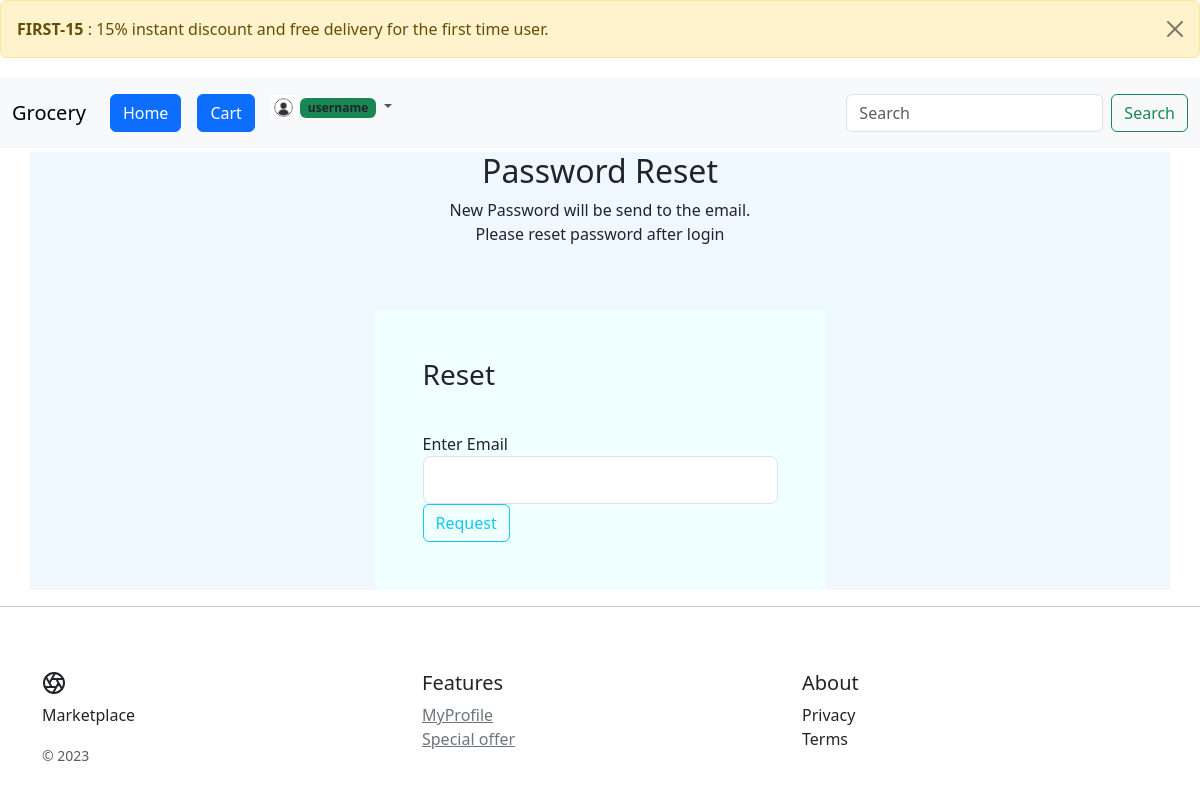
The app's page /user/forgetpsw (signed in) with its own data.
### grocery/models.py (models this page shows)
class Users(db.Model, UserMixin):
    __tablename__ = 'user'
    id = db.Column(db.Integer, primary_key=True)
    name = db.Column(db.String(50), nullable=False)
    email = db.Column(db.String(120), unique=True, nullable=False)
    username = db.Column(db.String(120), unique=True, nullable=False)
    password = db.Column(db.String(120), nullable=False)
    address = db.Column(db.String(255), nullable=False)
    image_file = db.Column(db.String(50), nullable=False, default='/img/user/avator.png')
    '''@property
    def password(self):
        raise AttributeError('Password is not visual')
    @password.setter
    def password(self, password):
        self.password = generate_password_hash(password)
    def verify_password(self, password):
        return check_password_hash(self.password, password)

    def get_reset_token(self, expires_sec=1800):
        s = Serializer(app.config['SECRET_KEY'],expires_sec)
        return s.dumps({'user_id':self.id})

    @staticmethod
    def verify_reset_token(token):
        s = Serializer(app.config['SECRET_KEY'])
        try:
            user_id = s.loads(token)['user_id']
        except:
            return None
        return Users.query.get(user_id)

    def __repr__(self):
        return '<Name %r>' % self.name'''

### grocery/routes.py (the view, shortened to what this page needs)
@app.route('/user/forgetpsw', methods=['GET', 'POST'])
def forget_psw():
    form = UserForgetPswForm()
    return render_template('user-forgetpsw.html',form=form)

### grocery/forms.py (shortened to what this page needs)
class UserForgetPswForm(FlaskForm):
    email = EmailField(label='Enter Email', validators=[DataRequired()])
    submit = SubmitField('Request')

### grocery/models.py (called while the page is built)
@login_manager.user_loader
def load_user(user_id):
    return Users.query.get(int(user_id))

### grocery/templates/user-forgetpsw.html (shortened to what this page needs)
{% extends 'base.html' %}
{% block border %}
<body>
{% endblock border %}
{% block body %}
<section class="ftco-section">
    <div class="container" style="background-color: aliceblue;">
        <div class="row justify-content-center">
            <div class="col-md-6 text-center mb-5">
                <h2 class="heading-section">Password Reset</h2>
                <p class="content">New Password will be send to the email.<br> Please reset password after login</p>
            </div>
        </div>
        <div class="row justify-content-center">
            <div class="col-md-7 col-lg-5">
                <div class="wrap" style="background-color: azure;">
                    <div class="login-wrap p-4 p-md-5">
                        <div class="d-flex">
                            <div class="w-100">
                                <h3 class="mb-4">Reset</h3>
                            </div>
                        </div>
                        <form action="" class="signin-form" method="post">
                            <div class="form-group mt-3">
                                {{form.email.label(class="form-control-label")}}
                                {{form.email(class="form-control form-control-lg")}}
                            </div>
                            <div class="form-group">
                                {{form.submit(class="btn btn-outline-info")}}
                            </div>
                        </form>
                    </div>
                </div>
            </div>
        </div>
    </div>
</section>
{% endblock body %}

### grocery/templates/base.html (shortened to what this page needs)
<!doctype html>
<html lang="en" data-bs-theme="auto">
  <head>
    <link href="{{url_for('static',filename='css/bootstrap.min.css')}}" rel="stylesheet">
  </head>
{% block border %}
{% endblock border %}
<div class="alert alert-warning alert-dismissible fade show" role="alert">
  <strong>FIRST-15</strong> : 15% instant discount and free delivery for the first time user.
  <button type="button" class="btn-close" data-bs-dismiss="alert" aria-label="Close"></button>
</div>
<header class="site-header sticky-top py-1">
  <nav class="navbar navbar-expand-lg navbar-light bg-light">
    <div class="container-fluid">
      <a class="navbar-brand" href="{{url_for('home')}}">Grocery</a>
      <div class="collapse navbar-collapse" id="navbarSupportedContent">
        <ul class="navbar-nav me-auto mb-2 mb-lg-0">
          <li class="nav-item">
            <a class="nav-link active" aria-current="page" href="{{url_for('home')}}"><button type="button"
                class="btn btn-primary">Home</button></a>
          </li>
          <li class="nav-item">
            <a class="nav-link" href="{{url_for('checkout')}}"><button type="button" class="btn btn-primary">Cart
            </button></a>
          </li>
          <li class="nav-item dropdown">
            <a class="nav-link dropdown-toggle" href="{{url_for('myaccount')}}" id="navbarDropdown" role="button" data-bs-toggle="dropdown" aria-expanded="false">
              {% if current_user.is_authenticated %}
              <span><img src={{url_for('static',filename=current_user.image_file)}} alt="img" width="25px" height="25px"> </span>
              <span class="badge bg-success text-dark">{{current_user.username}}</span>
              {% else %}
              <span class="badge bg-info text-dark">Profile</span>
              {% endif %}
            </a>
        </ul>
        <form class="d-flex" method="post" action="/search">
          <input name="search" class="form-control me-2" type="search" placeholder="Search" aria-label="Search">
          <button class="btn btn-outline-success" type="submit">Search</button>
        </form>
      </div>
    </div>
  </nav>
</header>
{% block body %}
{% endblock body %}
<hr/>
<footer class="container py-5">
    <div class="row">
      <div class="col-12 col-md">
        <p>Marketplace</p>
        <small class="d-block mb-3 text-body-secondary">&copy; 2023</small>
      </div>
      <div class="col-6 col-md">
        <h5>Features</h5>
        <ul class="list-unstyled text-small">
          <li><a class="link-secondary" href="{{url_for('myaccount')}}">
            MyProfile
          </a></li>
          <li><a class="link-secondary" href="{{url_for('today')}}">
            Special offer
          </a></li>
        </ul>
      </div>
      <div class="col-6 col-md">
        <h5>About</h5>
        <ul class="list-unstyled text-small">
          <li><div class="popup" onclick="myFunction()">Privacy
          </div></li>
          <li><div class="popup" onclick="myFunction01()">Terms
          </div></li>
        </ul>
      </div>
    </div>
  </footer>
    </body>
  </html>

### grocery/templates/base.html (style rules this page uses)
.popup { position: relative; display: inline-block; cursor: pointer; -webkit-user-select: none; -moz-user-select: none; -ms-user-select: none; user-select: none; }

### records on screen
Users: image_file (picture), username "username"
